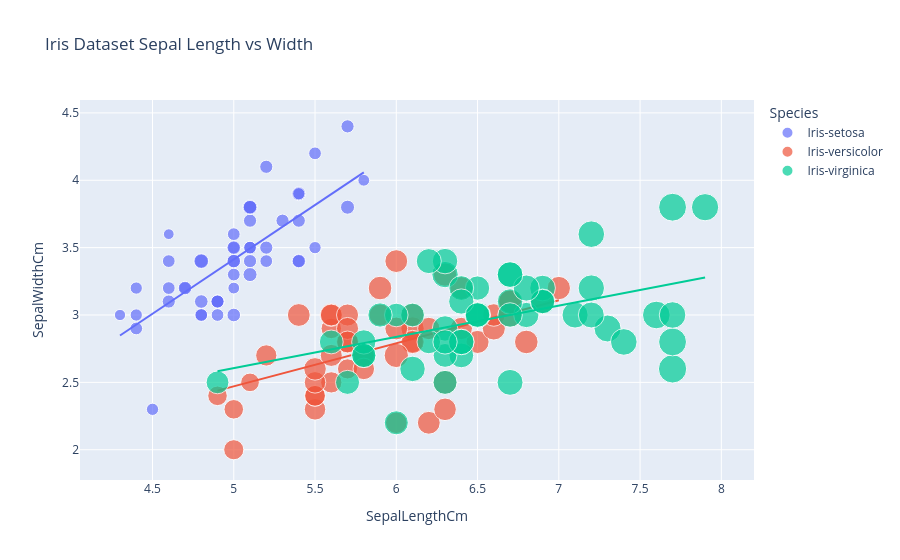

Notebook source saved alongside this figure:
### Code cell
fig = px.scatter(iris, x='SepalLengthCm',y='SepalWidthCm',color='Species',title='Iris Dataset Sepal Length vs Width',size='PetalLengthCm',trendline="ols")

fig.show()

### Figure 1 — Plotly figure (JSON) as saved in the notebook; plotly's stock layout.template omitted (floating-point values rounded to 4 significant figures)
{"data": [{"hovertemplate": "Species=Iris-setosa<br>SepalLengthCm=%{x}<br>SepalWidthCm=%{y}<br>PetalLengthCm=%{marker.size}<extra></extra>", "legendgroup": "Iris-setosa", "marker": {"color": "#636efa", "size": [1.4, 1.4, 1.3, 1.5, 1.4, 1.7, 1.4, 1.5, 1.4, 1.5, 1.5, 1.6, 1.4, 1.1, 1.2, 1.5, 1.3, 1.4, 1.7, 1.5, 1.7, 1.5, 1, 1.7, 1.9, 1.6, 1.6, 1.5, 1.4, 1.6, 1.6, 1.5, 1.5, 1.4, 1.5, 1.2, 1.3, 1.5, 1.3, 1.5, 1.3, 1.3, 1.3, 1.6, 1.9, 1.4, 1.6, 1.4, 1.5, 1.4], "sizemode": "area", "sizeref": 0.01725, "symbol": "circle"}, "mode": "markers", "name": "Iris-setosa", "orientation": "v", "showlegend": true, "type": "scatter", "x": [5.1, 4.9, 4.7, 4.6, 5, 5.4, 4.6, 5, 4.4, 4.9, 5.4, 4.8, 4.8, 4.3, 5.8, 5.7, 5.4, 5.1, 5.7, 5.1, 5.4, 5.1, 4.6, 5.1, 4.8, 5, 5, 5.2, 5.2, 4.7, 4.8, 5.4, 5.2, 5.5, 4.9, 5, 5.5, 4.9, 4.4, 5.1, 5, 4.5, 4.4, 5, 5.1, 4.8, 5.1, 4.6, 5.3, 5], "xaxis": "x", "y": [3.5, 3, 3.2, 3.1, 3.6, 3.9, 3.4, 3.4, 2.9, 3.1, 3.7, 3.4, 3, 3, 4, 4.4, 3.9, 3.5, 3.8, 3.8, 3.4, 3.7, 3.6, 3.3, 3.4, 3, 3.4, 3.5, 3.4, 3.2, 3.1, 3.4, 4.1, 4.2, 3.1, 3.2, 3.5, 3.1, 3, 3.4, 3.5, 2.3, 3.2, 3.5, 3.8, 3, 3.8, 3.2, 3.7, 3.3], "yaxis": "y"}, {"hovertemplate": "<b>OLS trendline</b><br>SepalWidthCm = 0.807234 * SepalLengthCm + -0.623012<br>R<sup>2</sup>=0.557681<br><br>Species=Iris-setosa<br>SepalLengthCm=%{x}<br>SepalWidthCm=%{y} <b>(trend)</b><extra></extra>", "legendgroup": "Iris-setosa", "marker": {"color": "#636efa", "symbol": "circle"}, "mode": "lines", "name": "Iris-setosa", "showlegend": false, "type": "scatter", "x": [4.3, 4.4, 4.4, 4.4, 4.5, 4.6, 4.6, 4.6, 4.6, 4.7, 4.7, 4.8, 4.8, 4.8, 4.8, 4.8, 4.9, 4.9, 4.9, 4.9, 5, 5, 5, 5, 5, 5, 5, 5, 5.1, 5.1, 5.1, 5.1, 5.1, 5.1, 5.1, 5.1, 5.2, 5.2, 5.2, 5.3, 5.4, 5.4, 5.4, 5.4, 5.4, 5.5, 5.5, 5.7, 5.7, 5.8], "xaxis": "x", "y": [2.848, 2.929, 2.929, 2.929, 3.01, 3.09, 3.09, 3.09, 3.09, 3.171, 3.171, 3.252, 3.252, 3.252, 3.252, 3.252, 3.332, 3.332, 3.332, 3.332, 3.413, 3.413, 3.413, 3.413, 3.413, 3.413, 3.413, 3.413, 3.494, 3.494, 3.494, 3.494, 3.494, 3.494, 3.494, 3.494, 3.575, 3.575, 3.575, 3.655, 3.736, 3.736, 3.736, 3.736, 3.736, 3.817, 3.817, 3.978, 3.978, 4.059], "yaxis": "y"}, {"hovertemplate": "Species=Iris-versicolor<br>SepalLengthCm=%{x}<br>SepalWidthCm=%{y}<br>PetalLengthCm=%{marker.size}<extra></extra>", "legendgroup": "Iris-versicolor", "marker": {"color": "#EF553B", "size": [4.7, 4.5, 4.9, 4, 4.6, 4.5, 4.7, 3.3, 4.6, 3.9, 3.5, 4.2, 4, 4.7, 3.6, 4.4, 4.5, 4.1, 4.5, 3.9, 4.8, 4, 4.9, 4.7, 4.3, 4.4, 4.8, 5, 4.5, 3.5, 3.8, 3.7, 3.9, 5.1, 4.5, 4.5, 4.7, 4.4, 4.1, 4, 4.4, 4.6, 4, 3.3, 4.2, 4.2, 4.2, 4.3, 3, 4.1], "sizemode": "area", "sizeref": 0.01725, "symbol": "circle"}, "mode": "markers", "name": "Iris-versicolor", "orientation": "v", "showlegend": true, "type": "scatter", "x": [7, 6.4, 6.9, 5.5, 6.5, 5.7, 6.3, 4.9, 6.6, 5.2, 5, 5.9, 6, 6.1, 5.6, 6.7, 5.6, 5.8, 6.2, 5.6, 5.9, 6.1, 6.3, 6.1, 6.4, 6.6, 6.8, 6.7, 6, 5.7, 5.5, 5.5, 5.8, 6, 5.4, 6, 6.7, 6.3, 5.6, 5.5, 5.5, 6.1, 5.8, 5, 5.6, 5.7, 5.7, 6.2, 5.1, 5.7], "xaxis": "x", "y": [3.2, 3.2, 3.1, 2.3, 2.8, 2.8, 3.3, 2.4, 2.9, 2.7, 2, 3, 2.2, 2.9, 2.9, 3.1, 3, 2.7, 2.2, 2.5, 3.2, 2.8, 2.5, 2.8, 2.9, 3, 2.8, 3, 2.9, 2.6, 2.4, 2.4, 2.7, 2.7, 3, 3.4, 3.1, 2.3, 3, 2.5, 2.6, 3, 2.6, 2.3, 2.7, 3, 2.9, 2.9, 2.5, 2.8], "yaxis": "y"}, {"hovertemplate": "<b>OLS trendline</b><br>SepalWidthCm = 0.319719 * SepalLengthCm + 0.872146<br>R<sup>2</sup>=0.276582<br><br>Species=Iris-versicolor<br>SepalLengthCm=%{x}<br>SepalWidthCm=%{y} <b>(trend)</b><extra></extra>", "legendgroup": "Iris-versicolor", "marker": {"color": "#EF553B", "symbol": "circle"}, "mode": "lines", "name": "Iris-versicolor", "showlegend": false, "type": "scatter", "x": [4.9, 5, 5, 5.1, 5.2, 5.4, 5.5, 5.5, 5.5, 5.5, 5.5, 5.6, 5.6, 5.6, 5.6, 5.6, 5.7, 5.7, 5.7, 5.7, 5.7, 5.8, 5.8, 5.8, 5.9, 5.9, 6, 6, 6, 6, 6.1, 6.1, 6.1, 6.1, 6.2, 6.2, 6.3, 6.3, 6.3, 6.4, 6.4, 6.5, 6.6, 6.6, 6.7, 6.7, 6.7, 6.8, 6.9, 7], "xaxis": "x", "y": [2.439, 2.471, 2.471, 2.503, 2.535, 2.599, 2.631, 2.631, 2.631, 2.631, 2.631, 2.663, 2.663, 2.663, 2.663, 2.663, 2.695, 2.695, 2.695, 2.695, 2.695, 2.727, 2.727, 2.727, 2.758, 2.758, 2.79, 2.79, 2.79, 2.79, 2.822, 2.822, 2.822, 2.822, 2.854, 2.854, 2.886, 2.886, 2.886, 2.918, 2.918, 2.95, 2.982, 2.982, 3.014, 3.014, 3.014, 3.046, 3.078, 3.11], "yaxis": "y"}, {"hovertemplate": "Species=Iris-virginica<br>SepalLengthCm=%{x}<br>SepalWidthCm=%{y}<br>PetalLengthCm=%{marker.size}<extra></extra>", "legendgroup": "Iris-virginica", "marker": {"color": "#00cc96", "size": [6, 5.1, 5.9, 5.6, 5.8, 6.6, 4.5, 6.3, 5.8, 6.1, 5.1, 5.3, 5.5, 5, 5.1, 5.3, 5.5, 6.7, 6.9, 5, 5.7, 4.9, 6.7, 4.9, 5.7, 6, 4.8, 4.9, 5.6, 5.8, 6.1, 6.4, 5.6, 5.1, 5.6, 6.1, 5.6, 5.5, 4.8, 5.4, 5.6, 5.1, 5.1, 5.9, 5.7, 5.2, 5, 5.2, 5.4, 5.1], "sizemode": "area", "sizeref": 0.01725, "symbol": "circle"}, "mode": "markers", "name": "Iris-virginica", "orientation": "v", "showlegend": true, "type": "scatter", "x": [6.3, 5.8, 7.1, 6.3, 6.5, 7.6, 4.9, 7.3, 6.7, 7.2, 6.5, 6.4, 6.8, 5.7, 5.8, 6.4, 6.5, 7.7, 7.7, 6, 6.9, 5.6, 7.7, 6.3, 6.7, 7.2, 6.2, 6.1, 6.4, 7.2, 7.4, 7.9, 6.4, 6.3, 6.1, 7.7, 6.3, 6.4, 6, 6.9, 6.7, 6.9, 5.8, 6.8, 6.7, 6.7, 6.3, 6.5, 6.2, 5.9], "xaxis": "x", "y": [3.3, 2.7, 3, 2.9, 3, 3, 2.5, 2.9, 2.5, 3.6, 3.2, 2.7, 3, 2.5, 2.8, 3.2, 3, 3.8, 2.6, 2.2, 3.2, 2.8, 2.8, 2.7, 3.3, 3.2, 2.8, 3, 2.8, 3, 2.8, 3.8, 2.8, 2.8, 2.6, 3, 3.4, 3.1, 3, 3.1, 3.1, 3.1, 2.7, 3.2, 3.3, 3, 2.5, 3, 3.4, 3], "yaxis": "y"}, {"hovertemplate": "<b>OLS trendline</b><br>SepalWidthCm = 0.23189 * SepalLengthCm + 1.44631<br>R<sup>2</sup>=0.209057<br><br>Species=Iris-virginica<br>SepalLengthCm=%{x}<br>SepalWidthCm=%{y} <b>(trend)</b><extra></extra>", "legendgroup": "Iris-virginica", "marker": {"color": "#00cc96", "symbol": "circle"}, "mode": "lines", "name": "Iris-virginica", "showlegend": false, "type": "scatter", "x": [4.9, 5.6, 5.7, 5.8, 5.8, 5.8, 5.9, 6, 6, 6.1, 6.1, 6.2, 6.2, 6.3, 6.3, 6.3, 6.3, 6.3, 6.3, 6.4, 6.4, 6.4, 6.4, 6.4, 6.5, 6.5, 6.5, 6.5, 6.7, 6.7, 6.7, 6.7, 6.7, 6.8, 6.8, 6.9, 6.9, 6.9, 7.1, 7.2, 7.2, 7.2, 7.3, 7.4, 7.6, 7.7, 7.7, 7.7, 7.7, 7.9], "xaxis": "x", "y": [2.583, 2.745, 2.768, 2.791, 2.791, 2.791, 2.814, 2.838, 2.838, 2.861, 2.861, 2.884, 2.884, 2.907, 2.907, 2.907, 2.907, 2.907, 2.907, 2.93, 2.93, 2.93, 2.93, 2.93, 2.954, 2.954, 2.954, 2.954, 3.0, 3.0, 3.0, 3.0, 3.0, 3.023, 3.023, 3.046, 3.046, 3.046, 3.093, 3.116, 3.116, 3.116, 3.139, 3.162, 3.209, 3.232, 3.232, 3.232, 3.232, 3.278], "yaxis": "y"}], "layout": {"legend": {"itemsizing": "constant", "title": {"text": "Species"}, "tracegroupgap": 0}, "title": {"text": "Iris Dataset Sepal Length vs Width"}, "xaxis": {"anchor": "y", "domain": [0, 1], "title": {"text": "SepalLengthCm"}}, "yaxis": {"anchor": "x", "domain": [0, 1], "title": {"text": "SepalWidthCm"}}}}
